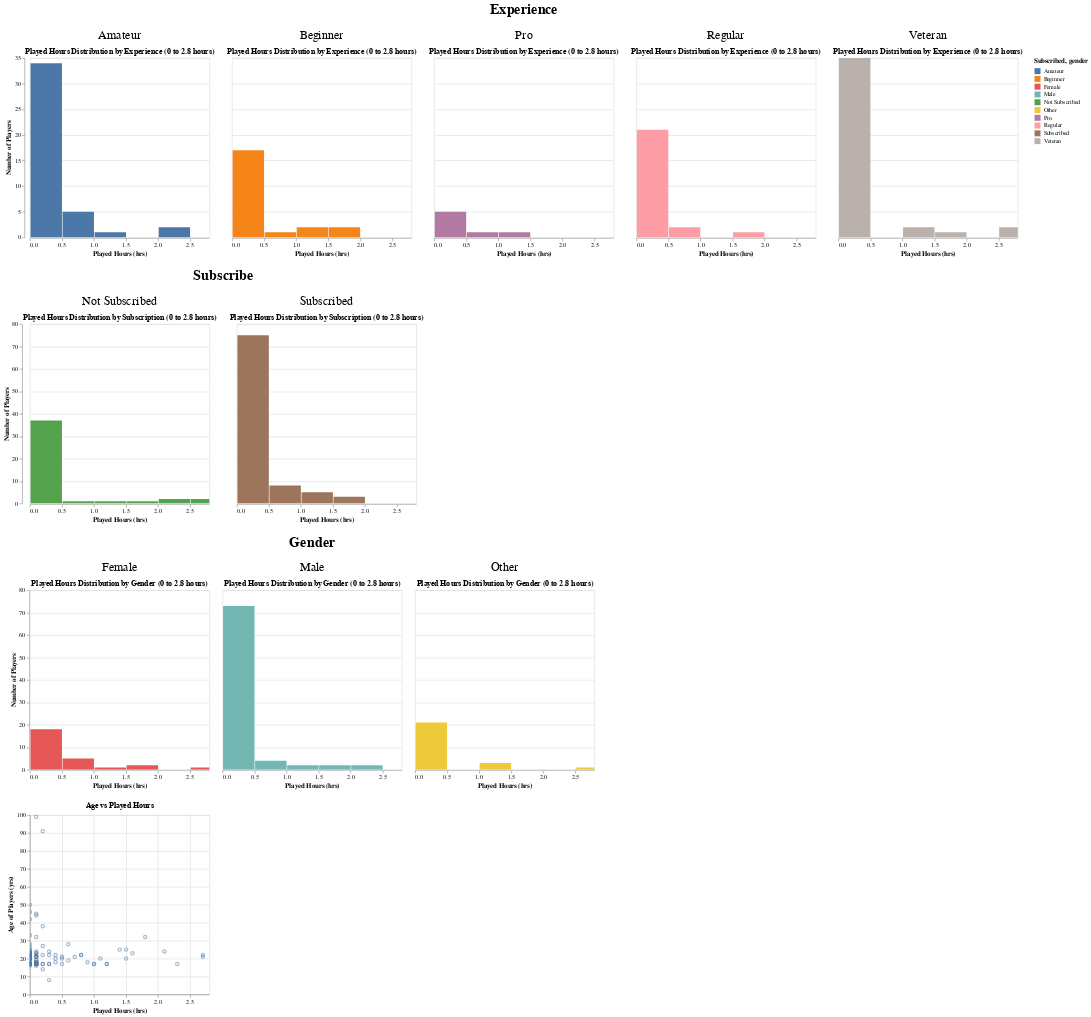

Write notebook code for a chart like this one.
### Code cell
# Experience facet (Zoomed - It was very hard to see trends from the above plots, so the plots below were created which are 'zoomed in' to the 90% quantile of data, which was found above)
chart_exp_zoom = (
    alt.Chart(player_training)
    .mark_bar(clip=True)
    .encode(
        x=alt.X('played_hours:Q',
                bin=alt.Bin(maxbins=500),
                scale=alt.Scale(domain=[0, 2.8]),   
                title='Played Hours (hrs)',),
        y=alt.Y('count()', title='Number of Players'),
        color='experience:N'
    )
    .properties(title='Played Hours Distribution by Experience (0 to 2.8 hours)')
    .facet(column=alt.Column('experience:N',title='Experience'))
)

# Subscribe facet (zoomed)
chart_sub_zoom = (
    alt.Chart(player_training)
    .mark_bar(clip=True)
    .encode(
        x=alt.X('played_hours:Q',
                bin=alt.Bin(maxbins=500),
                scale=alt.Scale(domain=[0, 2.8]), 
                title='Played Hours (hrs)'),
        y=alt.Y('count()', title='Number of Players'),
        color=alt.Color('subscribe:N').title("Subscribed")
    )
    .properties(title='Played Hours Distribution by Subscription (0 to 2.8 hours)')
    .facet(column=alt.Column('subscribe:N',title='Subscribe'))
)

chart_gen_zoom = (
    alt.Chart(player_training)
    .mark_bar(clip=True)
    .encode(
        x=alt.X('played_hours:Q',
                bin=alt.Bin(maxbins=500),
                scale=alt.Scale(domain=[0, 2.8]), 
                title='Played Hours (hrs)'),
        y=alt.Y('count()', title='Number of Players'),
        color=alt.Color('gender:N').title("gender")
    )
    .properties(title='Played Hours Distribution by Gender (0 to 2.8 hours)')
    .facet(column=alt.Column('gender:N',title='Gender'))
)

#Age vs Played-Hours Scatter Plot
chart_age_zoom = (
    alt.Chart(player_training)
    .mark_point(clip=True, opacity=0.5)
    .encode(
        x=alt.X(
            'played_hours:Q',
            title='Played Hours (hrs)',
            scale=alt.Scale(domain=[0, 2.8])
        ),
        y=alt.Y('age:Q', title='Age of Players (yrs)')
    )
    .properties(
        title='Age vs Played Hours'
    )
)

(chart_exp_zoom & chart_sub_zoom & chart_gen_zoom & chart_age_zoom).configure_header(
    labelFontSize=20,
    titleFontSize=24
)

### Figure 1 — Vega-Lite specification as saved in the notebook (floating-point values rounded to 4 significant figures; data arrays with more than 128 entries replaced by an {"elided": "..."} marker saying what was removed)
{"config": {"view": {"continuousWidth": 300, "continuousHeight": 300}, "header": {"labelFontSize": 20, "titleFontSize": 24}}, "vconcat": [{"facet": {"column": {"field": "experience", "title": "Experience", "type": "nominal"}}, "spec": {"mark": {"type": "bar", "clip": true}, "encoding": {"color": {"field": "experience", "type": "nominal"}, "x": {"bin": {"maxbins": 500}, "field": "played_hours", "scale": {"domain": [0, 2.8]}, "title": "Played Hours (hrs)", "type": "quantitative"}, "y": {"aggregate": "count", "title": "Number of Players", "type": "quantitative"}}, "title": "Played Hours Distribution by Experience (0 to 2.8 hours)"}}, {"facet": {"column": {"field": "subscribe", "title": "Subscribe", "type": "nominal"}}, "spec": {"mark": {"type": "bar", "clip": true}, "encoding": {"color": {"field": "subscribe", "title": "Subscribed", "type": "nominal"}, "x": {"bin": {"maxbins": 500}, "field": "played_hours", "scale": {"domain": [0, 2.8]}, "title": "Played Hours (hrs)", "type": "quantitative"}, "y": {"aggregate": "count", "title": "Number of Players", "type": "quantitative"}}, "title": "Played Hours Distribution by Subscription (0 to 2.8 hours)"}}, {"facet": {"column": {"field": "gender", "title": "Gender", "type": "nominal"}}, "spec": {"mark": {"type": "bar", "clip": true}, "encoding": {"color": {"field": "gender", "title": "gender", "type": "nominal"}, "x": {"bin": {"maxbins": 500}, "field": "played_hours", "scale": {"domain": [0, 2.8]}, "title": "Played Hours (hrs)", "type": "quantitative"}, "y": {"aggregate": "count", "title": "Number of Players", "type": "quantitative"}}, "title": "Played Hours Distribution by Gender (0 to 2.8 hours)"}}, {"mark": {"type": "point", "clip": true, "opacity": 0.5}, "encoding": {"x": {"field": "played_hours", "scale": {"domain": [0, 2.8]}, "title": "Played Hours (hrs)", "type": "quantitative"}, "y": {"field": "age", "title": "Age of Players (yrs)", "type": "quantitative"}}, "title": "Age vs Played Hours"}], "data": {"name": "data-48f92a76c34b898d99b1651de141db41"}, "$schema": "https://vega.github.io/schema/vega-lite/v5.20.1.json", "datasets": {"data-48f92a76c34b898d99b1651de141db41": {"elided": "147 records"}}}
